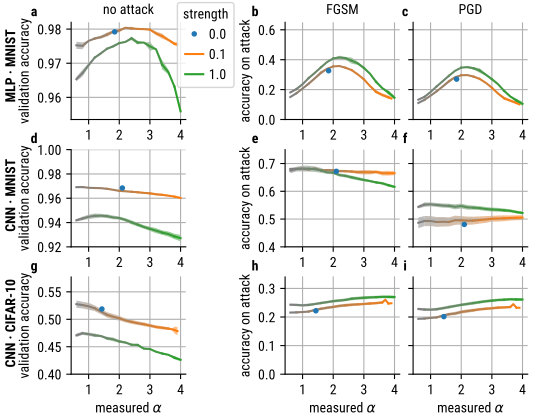

Reproduce this figure in Python.
import numpy as np
import matplotlib.pyplot as plt
from includes.net_helpers import read_data
from includes.color_grad import plot_color_grad
from includes.filter_data import get_corruption_to_level

plt.rcParams['font.family'] = 'sans-serif'
plt.rcParams['font.sans-serif'] = ['Ubuntu Condensed']#, 'Roboto Conddensed', 'Tahoma', 'DejaVu Sans', 'Lucida Grande', 'Verdana']
plt.rcParams['font.sans-serif'] = ['Roboto Condensed', 'Tahoma']#, 'Roboto Conddensed', 'Tahoma', 'DejaVu Sans', 'Lucida Grande', 'Verdana']


def do_plot(data1, axes, strengt):
    data1 = data1.query("epoch == 49")
    data1 = get_corruption_to_level(data1, ["attack_FGSM", "attack_PGD"])

    data1["alpha"] = np.round(data1["alpha"], 1)
    data1["strength"] = np.round(data1["strength"], 2)
    data1 = data1.query("reg_strength > 0.09 or reg_strength < 0.00000001")
    index = (data1.strength == 0) & (data1.corrupt == "attack_FGSM")

    data1.loc[index, "corrupt"] = "None"

    data1 = data1.query("strength == "+str(strengt)+" or corrupt == 'None'")

    for index, (cor, dd) in enumerate(data1.groupby("corrupt")):
        if index >= 1:
            plt.sca(axes[1, index-1])
        else:
            plt.sca(axes[0, index])
        for i2, (strength, d) in enumerate(dd.groupby("reg_strength")):

            def plot(x, y, **kwargs):
                m = d.groupby(x.name).mean()
                s = d.groupby(x.name).sem()
                x = np.array(m.index)
                yerr = np.array(s[y.name])
                y = np.array(m[y.name])
                plot_color_grad(x, y, x, yerr=yerr, **kwargs)

            if i2 == 0:
                plt.plot(np.mean(d.alpha), np.mean(d.value), "o", label=strength, ms=3, zorder=10)
            else:
                plot(d.alpha, d.value, color1="gray", color2=f"C{i2}", color_label=f"C{i2}", label=strength)
            plt.grid()
            plt.xlabel("alpha")
            plt.ylabel("accuracy")
            plt.grid(True)
            plt.title(cor)
    plt.legend(title="reg_target")
    plt.ylim(0, 1)

# initialize the plot
fig, axes = plt.subplots(6, 2, sharex="row", sharey="row")

# load and plot the deep mlp data
data1 = read_data(r"../training/logs/deep_mlp/mnist/repeat-{repeat:d}_reg-strength-{reg_strength:f}_reg-target-{reg_target:f}/", file_name="data.csv")
do_plot(data1, axes[:2, :], 0.05)

# load and plot the ccn mnist data
data1 = read_data(r"../training/logs/cnn/mnist/repeat-{repeat:d}_reg-strength-{reg_strength:f}_reg-target-{reg_target:f}/", file_name="data.csv")
do_plot(data1, axes[2:4, :], 0.10)

# load and plot the ccn cifar10 data
data1 = read_data(r"../training/logs/cnn/cifar10/repeat-{repeat:d}_reg-strength-{reg_strength:f}_reg-target-{reg_target:f}/", file_name="data.csv")
do_plot(data1, axes[4:6, :], 0.01)

#% start: automatic generated code from pylustrator
plt.figure(1).ax_dict = {ax.get_label(): ax for ax in plt.figure(1).axes}
import matplotlib as mpl
plt.figure(1).set_size_inches(13.670000/2.54, 10.560000/2.54, forward=True)
plt.figure(1).axes[0].set_xlim(0.42999999999999994, 4.17)
plt.figure(1).axes[0].set_xticks([1.0, 2.0, 3.0, 4.0])
plt.figure(1).axes[0].set_xticklabels(["1", "2", "3", "4"], fontsize=10.0, fontweight="normal", color="black", fontstyle="normal", fontname="Roboto Condensed", horizontalalignment="center")
plt.figure(1).axes[0].set_position([0.131833, 0.712060, 0.213142, 0.234198])
plt.figure(1).axes[0].spines['right'].set_visible(False)
plt.figure(1).axes[0].spines['top'].set_visible(False)
plt.figure(1).axes[0].title.set_fontsize(10)
plt.figure(1).axes[0].title.set_text("no attack")
plt.figure(1).axes[0].text(0.5, 0.5, 'New Text', transform=plt.figure(1).axes[0].transAxes)  # id=plt.figure(1).axes[0].texts[0].new
plt.figure(1).axes[0].texts[0].set_ha("center")
plt.figure(1).axes[0].texts[0].set_position([-0.323300, 1.063617])
plt.figure(1).axes[0].texts[0].set_text("a")
plt.figure(1).axes[0].texts[0].set_weight("bold")
plt.figure(1).axes[0].text(0.5, 0.5, 'New Text', transform=plt.figure(1).axes[0].transAxes)  # id=plt.figure(1).axes[0].texts[1].new
plt.figure(1).axes[0].texts[1].set_ha("center")
plt.figure(1).axes[0].texts[1].set_position([-0.521482, 0.204915])
plt.figure(1).axes[0].texts[1].set_rotation(90.0)
plt.figure(1).axes[0].texts[1].set_text("MLP · MNIST")
plt.figure(1).axes[0].texts[1].set_weight("bold")
plt.figure(1).axes[0].get_xaxis().get_label().set_text("")
plt.figure(1).axes[0].get_yaxis().get_label().set_text("validation accuracy")
plt.figure(1).axes[1].set_position([1.013720, 0.605766, 0.346562, 0.233691])
plt.figure(1).axes[2].set_xlim(0.42999999999999994, 4.17)
plt.figure(1).axes[2].set_ylim(0.0, 0.65)
plt.figure(1).axes[2].set_xticks([1.0, 2.0, 3.0, 4.0])
plt.figure(1).axes[2].set_yticks([0.0, 0.2, 0.4, 0.6])
plt.figure(1).axes[2].set_xticklabels(["1", "2", "3", "4"], fontsize=10.0, fontweight="normal", color="black", fontstyle="normal", fontname="Roboto Condensed", horizontalalignment="center")
plt.figure(1).axes[2].set_yticklabels(["0.0", "0.2", "0.4", "0.6"], fontsize=10.0, fontweight="normal", color="black", fontstyle="normal", fontname="Roboto Condensed", horizontalalignment="right")
plt.figure(1).axes[2].set_position([0.529653, 0.712060, 0.213142, 0.234198])
plt.figure(1).axes[2].spines['right'].set_visible(False)
plt.figure(1).axes[2].spines['top'].set_visible(False)
plt.figure(1).axes[2].title.set_fontsize(10)
plt.figure(1).axes[2].title.set_text("FGSM")
plt.figure(1).axes[2].text(0.5, 0.5, 'New Text', transform=plt.figure(1).axes[2].transAxes)  # id=plt.figure(1).axes[2].texts[0].new
plt.figure(1).axes[2].texts[0].set_ha("center")
plt.figure(1).axes[2].texts[0].set_position([-0.262051, 1.063617])
plt.figure(1).axes[2].texts[0].set_text("b")
plt.figure(1).axes[2].texts[0].set_weight("bold")
plt.figure(1).axes[2].get_xaxis().get_label().set_text("")
plt.figure(1).axes[2].get_yaxis().get_label().set_text("accuracy on attack")
plt.figure(1).axes[3].set_xlim(0.42999999999999994, 4.17)
plt.figure(1).axes[3].set_ylim(0.0, 0.65)
plt.figure(1).axes[3].set_xticks([1.0, 2.0, 3.0, 4.0])
plt.figure(1).axes[3].set_xticklabels(["1", "2", "3", "4"], fontsize=10.0, fontweight="normal", color="black", fontstyle="normal", fontname="Roboto Condensed", horizontalalignment="center")
plt.figure(1).axes[3].legend(handlelength=1.2999999999999998, handletextpad=0.4, title="strength", fontsize=10.0, title_fontsize=10.0)
plt.figure(1).axes[3].set_position([0.767662, 0.712060, 0.213142, 0.234198])
plt.figure(1).axes[3].spines['right'].set_visible(False)
plt.figure(1).axes[3].spines['top'].set_visible(False)
plt.figure(1).axes[3].title.set_fontsize(10)
plt.figure(1).axes[3].title.set_text("PGD")
plt.figure(1).axes[3].get_legend()._set_loc((-2.056188, 0.330195))
plt.figure(1).axes[3].text(0.5, 0.5, 'New Text', transform=plt.figure(1).axes[3].transAxes)  # id=plt.figure(1).axes[3].texts[0].new
plt.figure(1).axes[3].texts[0].set_ha("center")
plt.figure(1).axes[3].texts[0].set_position([-0.069909, 1.063617])
plt.figure(1).axes[3].texts[0].set_text("c")
plt.figure(1).axes[3].texts[0].set_weight("bold")
plt.figure(1).axes[3].get_xaxis().get_label().set_text("")
plt.figure(1).axes[3].get_yaxis().get_label().set_text("")
plt.figure(1).axes[4].set_xlim(0.42999999999999994, 4.17)
plt.figure(1).axes[4].set_ylim(0.92, 0.985)
plt.figure(1).axes[4].set_xticks([1.0, 2.0, 3.0, 4.0])
plt.figure(1).axes[4].set_yticks([0.92, 0.94, 0.96, 0.98, 1.0])
plt.figure(1).axes[4].set_xticklabels(["1", "2", "3", "4"], fontsize=10.0, fontweight="normal", color="black", fontstyle="normal", fontname="Roboto Condensed", horizontalalignment="center")
plt.figure(1).axes[4].set_yticklabels(["0.92", "0.94", "0.96", "0.98", "1.00"], fontsize=10.0, fontweight="normal", color="black", fontstyle="normal", fontname="Roboto Condensed", horizontalalignment="right")
plt.figure(1).axes[4].set_position([0.131833, 0.405289, 0.213142, 0.234197])
plt.figure(1).axes[4].spines['right'].set_visible(False)
plt.figure(1).axes[4].spines['top'].set_visible(False)
plt.figure(1).axes[4].title.set_text("")
plt.figure(1).axes[4].text(0.5, 0.5, 'New Text', transform=plt.figure(1).axes[4].transAxes)  # id=plt.figure(1).axes[4].texts[0].new
plt.figure(1).axes[4].texts[0].set_ha("center")
plt.figure(1).axes[4].texts[0].set_position([-0.323300, 1.067948])
plt.figure(1).axes[4].texts[0].set_text("d")
plt.figure(1).axes[4].texts[0].set_weight("bold")
plt.figure(1).axes[4].text(0.5, 0.5, 'New Text', transform=plt.figure(1).axes[4].transAxes)  # id=plt.figure(1).axes[4].texts[1].new
plt.figure(1).axes[4].texts[1].set_ha("center")
plt.figure(1).axes[4].texts[1].set_position([-0.521482, 0.183576])
plt.figure(1).axes[4].texts[1].set_rotation(90.0)
plt.figure(1).axes[4].texts[1].set_text("CNN · MNIST")
plt.figure(1).axes[4].texts[1].set_weight("bold")
plt.figure(1).axes[4].get_xaxis().get_label().set_text("")
plt.figure(1).axes[4].get_yaxis().get_label().set_text("validation accuracy")
plt.figure(1).axes[5].set_position([-1.105865, -0.298368, 0.213142, 0.234197])
plt.figure(1).axes[5].spines['right'].set_visible(False)
plt.figure(1).axes[5].spines['top'].set_visible(False)
plt.figure(1).axes[5].title.set_text("")
plt.figure(1).axes[5].text(0.5, 0.5, 'New Text', transform=plt.figure(1).axes[5].transAxes)  # id=plt.figure(1).axes[5].texts[0].new
plt.figure(1).axes[5].texts[0].set_position([0.270749, 0.381985])
plt.figure(1).axes[5].texts[0].set_text("e")
plt.figure(1).axes[5].texts[0].set_weight("bold")
plt.figure(1).axes[5].get_yaxis().get_label().set_text("")
plt.figure(1).axes[6].set_xlim(0.42999999999999994, 4.17)
plt.figure(1).axes[6].set_ylim(0.4, 0.75)
plt.figure(1).axes[6].set_xticks([1.0, 2.0, 3.0, 4.0])
plt.figure(1).axes[6].set_yticks([0.4, 0.5, 0.6, 0.7])
plt.figure(1).axes[6].set_xticklabels(["1", "2", "3", "4"], fontsize=10.0, fontweight="normal", color="black", fontstyle="normal", fontname="Roboto Condensed", horizontalalignment="center")
plt.figure(1).axes[6].set_yticklabels(["0.4", "0.5", "0.6", "0.7"], fontsize=10.0, fontweight="normal", color="black", fontstyle="normal", fontname="Roboto Condensed", horizontalalignment="right")
plt.figure(1).axes[6].set_position([0.529653, 0.405289, 0.213142, 0.234197])
plt.figure(1).axes[6].spines['right'].set_visible(False)
plt.figure(1).axes[6].spines['top'].set_visible(False)
plt.figure(1).axes[6].title.set_text("")
plt.figure(1).axes[6].text(0.5, 0.5, 'New Text', transform=plt.figure(1).axes[6].transAxes)  # id=plt.figure(1).axes[6].texts[0].new
plt.figure(1).axes[6].texts[0].set_ha("center")
plt.figure(1).axes[6].texts[0].set_position([-0.262051, 1.067948])
plt.figure(1).axes[6].texts[0].set_text("e")
plt.figure(1).axes[6].texts[0].set_weight("bold")
plt.figure(1).axes[6].get_xaxis().get_label().set_text("")
plt.figure(1).axes[6].get_yaxis().get_label().set_text("accuracy on attack")
plt.figure(1).axes[7].set_xlim(0.42999999999999994, 4.17)
plt.figure(1).axes[7].set_ylim(0.4, 0.75)
plt.figure(1).axes[7].set_xticks([1.0, 2.0, 3.0, 4.0])
plt.figure(1).axes[7].set_yticks([0.4, 0.5, 0.6, 0.7])
plt.figure(1).axes[7].set_xticklabels(["1", "2", "3", "4"], fontsize=10.0, fontweight="normal", color="black", fontstyle="normal", fontname="Roboto Condensed", horizontalalignment="center")
plt.figure(1).axes[7].set_yticklabels(["0.4", "0.5", "0.6", "0.7"], fontsize=10.0, fontweight="normal", color="black", fontstyle="normal", fontname="Roboto Condensed", horizontalalignment="right")
plt.figure(1).axes[7].set_position([0.767662, 0.405289, 0.213142, 0.234197])
plt.figure(1).axes[7].spines['right'].set_visible(False)
plt.figure(1).axes[7].spines['top'].set_visible(False)
plt.figure(1).axes[7].title.set_text("")
plt.figure(1).axes[7].get_legend().set_visible(False)
plt.figure(1).axes[7].text(0.5, 0.5, 'New Text', transform=plt.figure(1).axes[7].transAxes)  # id=plt.figure(1).axes[7].texts[0].new
plt.figure(1).axes[7].texts[0].set_ha("center")
plt.figure(1).axes[7].texts[0].set_position([-0.069909, 1.067948])
plt.figure(1).axes[7].texts[0].set_text("f")
plt.figure(1).axes[7].texts[0].set_weight("bold")
plt.figure(1).axes[7].get_xaxis().get_label().set_text("")
plt.figure(1).axes[7].get_yaxis().get_label().set_text("")
plt.figure(1).axes[8].set_xlim(0.42999999999999994, 4.17)
plt.figure(1).axes[8].set_ylim(0.4, 0.577085)
plt.figure(1).axes[8].set_xticks([1.0, 2.0, 3.0, 4.0])
plt.figure(1).axes[8].set_yticks([0.4, 0.45, 0.5, 0.55])
plt.figure(1).axes[8].set_xticklabels(["1", "2", "3", "4"], fontsize=10.0, fontweight="normal", color="black", fontstyle="normal", fontname="Roboto Condensed", horizontalalignment="center")
plt.figure(1).axes[8].set_yticklabels(["0.40", "0.45", "0.50", "0.55"], fontsize=10.0, fontweight="normal", color="black", fontstyle="normal", fontname="Roboto Condensed", horizontalalignment="right")
plt.figure(1).axes[8].set_position([0.131833, 0.098519, 0.213142, 0.234197])
plt.figure(1).axes[8].spines['right'].set_visible(False)
plt.figure(1).axes[8].spines['top'].set_visible(False)
plt.figure(1).axes[8].title.set_text("")
plt.figure(1).axes[8].text(0.5, 0.5, 'New Text', transform=plt.figure(1).axes[8].transAxes)  # id=plt.figure(1).axes[8].texts[0].new
plt.figure(1).axes[8].texts[0].set_ha("center")
plt.figure(1).axes[8].texts[0].set_position([-0.323300, 1.066971])
plt.figure(1).axes[8].texts[0].set_text("g")
plt.figure(1).axes[8].texts[0].set_weight("bold")
plt.figure(1).axes[8].text(0.5, 0.5, 'New Text', transform=plt.figure(1).axes[8].transAxes)  # id=plt.figure(1).axes[8].texts[1].new
plt.figure(1).axes[8].texts[1].set_ha("center")
plt.figure(1).axes[8].texts[1].set_position([-0.521482, 0.097782])
plt.figure(1).axes[8].texts[1].set_rotation(90.0)
plt.figure(1).axes[8].texts[1].set_text("CNN · CIFAR-10")
plt.figure(1).axes[8].texts[1].set_weight("bold")
plt.figure(1).axes[8].get_xaxis().get_label().set_text("measured $\\alpha$")
plt.figure(1).axes[8].get_yaxis().get_label().set_text("validation accuracy")
plt.figure(1).axes[9].set_position([1.063370, 0.146847, 0.343882, 0.086701])
plt.figure(1).axes[10].set_xlim(0.42999999999999994, 4.17)
plt.figure(1).axes[10].set_ylim(0.0, 0.34)
plt.figure(1).axes[10].set_xticks([1.0, 2.0, 3.0, 4.0])
plt.figure(1).axes[10].set_yticks([0.0, 0.1, 0.2, 0.3])
plt.figure(1).axes[10].set_xticklabels(["1", "2", "3", "4"], fontsize=10.0, fontweight="normal", color="black", fontstyle="normal", fontname="Roboto Condensed", horizontalalignment="center")
plt.figure(1).axes[10].set_yticklabels(["0.0", "0.1", "0.2", "0.3"], fontsize=10.0, fontweight="normal", color="black", fontstyle="normal", fontname="Roboto Condensed", horizontalalignment="right")
plt.figure(1).axes[10].set_position([0.529653, 0.098519, 0.213142, 0.234197])
plt.figure(1).axes[10].spines['right'].set_visible(False)
plt.figure(1).axes[10].spines['top'].set_visible(False)
plt.figure(1).axes[10].title.set_text("")
plt.figure(1).axes[10].text(0.5, 0.5, 'New Text', transform=plt.figure(1).axes[10].transAxes)  # id=plt.figure(1).axes[10].texts[0].new
plt.figure(1).axes[10].texts[0].set_ha("center")
plt.figure(1).axes[10].texts[0].set_position([-0.262051, 1.066971])
plt.figure(1).axes[10].texts[0].set_text("h")
plt.figure(1).axes[10].texts[0].set_weight("bold")
plt.figure(1).axes[10].get_xaxis().get_label().set_text("measured $\\alpha$")
plt.figure(1).axes[10].get_yaxis().get_label().set_text("accuracy on attack")
plt.figure(1).axes[11].set_xlim(0.42999999999999994, 4.17)
plt.figure(1).axes[11].set_ylim(0.0, 0.34)
plt.figure(1).axes[11].set_xticks([1.0, 2.0, 3.0, 4.0])
plt.figure(1).axes[11].set_yticks([0.0, 0.1, 0.2, 0.3])
plt.figure(1).axes[11].set_xticklabels(["1", "2", "3", "4"], fontsize=10.0, fontweight="normal", color="black", fontstyle="normal", fontname="Roboto Condensed", horizontalalignment="center")
plt.figure(1).axes[11].set_yticklabels(["0.0", "0.1", "0.2", "0.3"], fontsize=10.0, fontweight="normal", color="black", fontstyle="normal", fontname="Roboto Condensed", horizontalalignment="right")
plt.figure(1).axes[11].grid(True)
plt.figure(1).axes[11].set_position([0.767662, 0.098519, 0.213142, 0.234197])
plt.figure(1).axes[11].spines['right'].set_visible(False)
plt.figure(1).axes[11].spines['top'].set_visible(False)
plt.figure(1).axes[11].title.set_position([0.436850, 0.099469])
plt.figure(1).axes[11].title.set_text("")
plt.figure(1).axes[11].get_legend().set_visible(False)
plt.figure(1).axes[11].text(0.5, 0.5, 'New Text', transform=plt.figure(1).axes[11].transAxes)  # id=plt.figure(1).axes[11].texts[0].new
plt.figure(1).axes[11].texts[0].set_ha("center")
plt.figure(1).axes[11].texts[0].set_position([-0.069909, 1.066971])
plt.figure(1).axes[11].texts[0].set_text("i")
plt.figure(1).axes[11].texts[0].set_weight("bold")
plt.figure(1).axes[11].get_xaxis().get_label().set_text("measured $\\alpha$")
plt.figure(1).axes[11].get_yaxis().get_label().set_text("")
#% end: automatic generated code from pylustrator
plt.savefig(__file__[:-3] + ".pdf")
plt.show()
